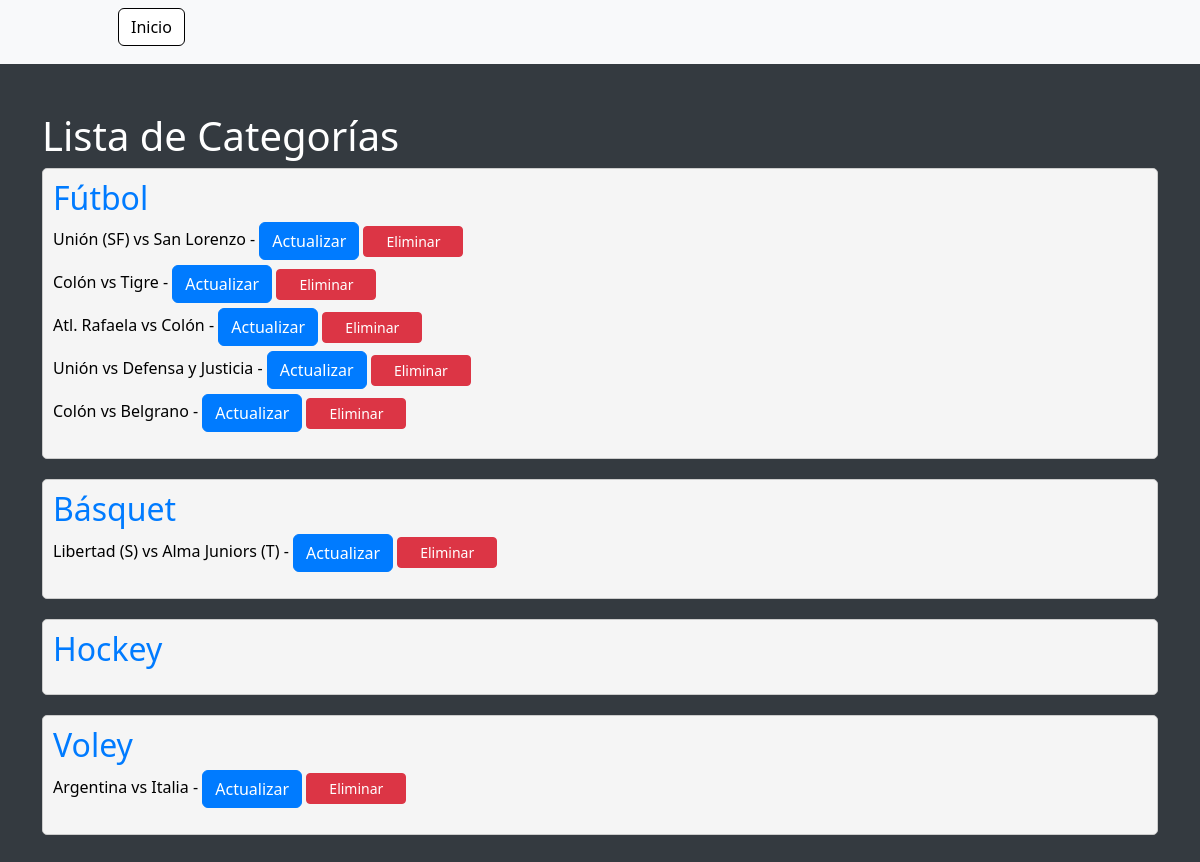
/evento/lista_categorias/, run on an earlier commit of the app's database.
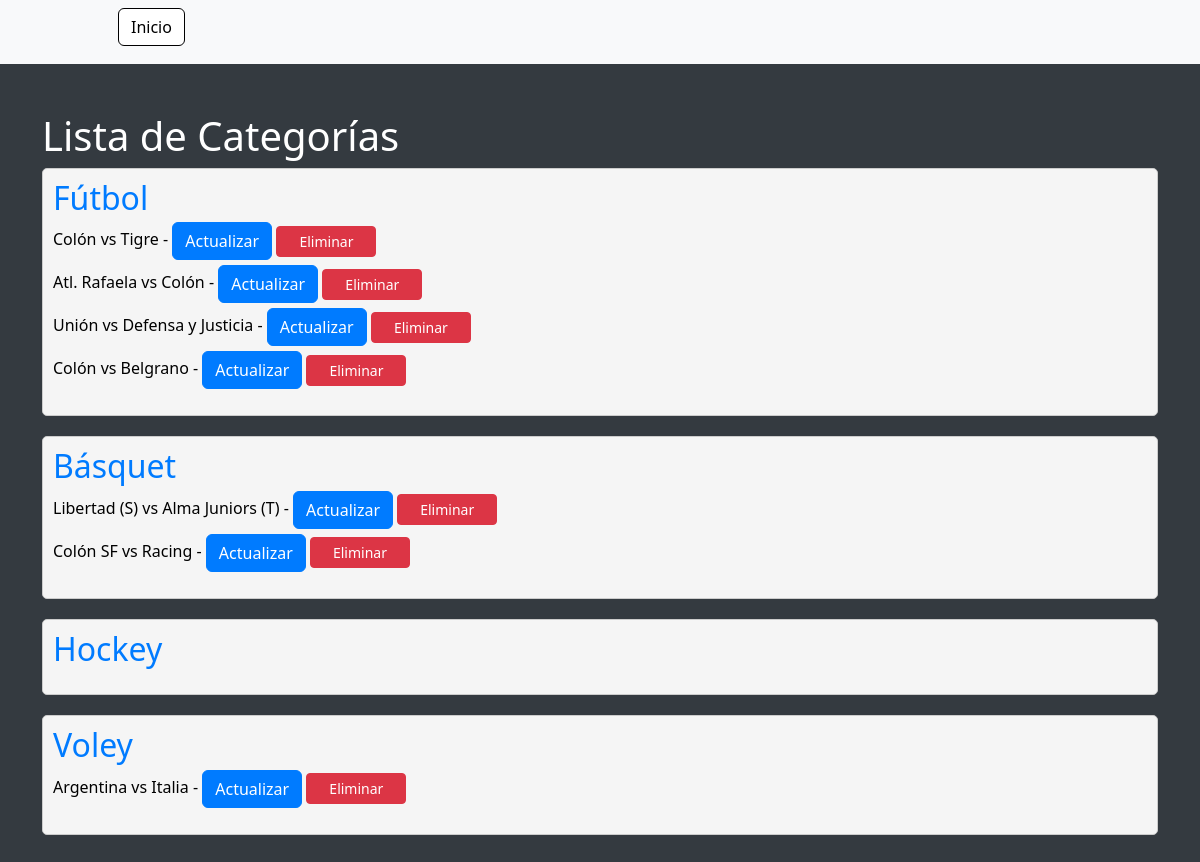
And on a later commit of the database.
### apps/evento/models.py (models this page shows, shortened)
class EventoCategoria(models.Model):
    nombre = models.CharField(max_length=100)

class Evento(models.Model):
    titulo = models.CharField(max_length=100)
    descripcion = models.TextField()
    fecha = models.DateField()
    categoria = models.ForeignKey(EventoCategoria, on_delete=models.CASCADE)
    imagen = models.ImageField(upload_to='evento/', blank=True, null=True)

### apps/evento/views.py (the view)
# urls.py: path('lista_categorias/', views.lista_categorias, name='lista_categorias'),
def lista_categorias(request):
    categorias = EventoCategoria.objects.all()
    eventos_por_categoria = {}
    for categoria in categorias:
        eventos_por_categoria[categoria] = Evento.objects.filter(categoria=categoria)
    context = {
        'eventos_por_categoria': eventos_por_categoria
    }
    return render(request, 'evento/lista_categorias.html', context)

### apps/evento/templates/evento/lista_categorias.html (shortened to what this page needs)
<!DOCTYPE html>
<html lang="es">
<head>
    <link href="https://cdn.jsdelivr.net/npm/bootstrap@5.3.0/dist/css/bootstrap.min.css" rel="stylesheet">
</head>
<body>
    <nav class="navbar navbar-expand-lg navbar-light bg-light">
        <div class="container px-4 px-lg-5">
            <div class="collapse navbar-collapse" id="navbarSupportedContent">
                <ul class="navbar-nav me-auto mb-2 mb-lg-0 ms-lg-4">
                    <form class="d-flex" action="{% url 'Home:home' %}" method="post">
                        <button class="btn btn-inicio" type="submit">
                            Inicio
                        </button>
                    </form>
                </ul>
            </div>
        </div>
    </nav>
    <div class="container py-5">
        <h1>Lista de Categorías</h1>
        {% for categoria, eventos in eventos_por_categoria.items %}
            <div class="categoria-container">
                <h2>{{ categoria.nombre }}</h2>
                <ul>
                    {% for evento in eventos %}
                        <li>{{ evento.titulo }} - <a class="btn btn-actualizar" href="{% url 'evento:actualizar_evento' evento.id %}">Actualizar</a>
                            <form class="d-inline" action="{% url 'evento:eliminar_evento' evento.id %}" method="post" onsubmit="return confirm('¿Estás seguro que deseas eliminar este evento?');">
                                <button class="btn btn-eliminar btn-sm" type="submit">Eliminar</button>
                            </form>
                        </li>
                    {% endfor %}
                </ul>
            </div>
        {% endfor %}
    </div>
</body>
</html>

What changed in the data, as far as the page shows it:
removed Evento: titulo "Unión (SF) vs San Lorenzo", shown under EventoCategoria "Fútbol"
added Evento: titulo "Colón SF vs Racing", shown under EventoCategoria "Básquet"
